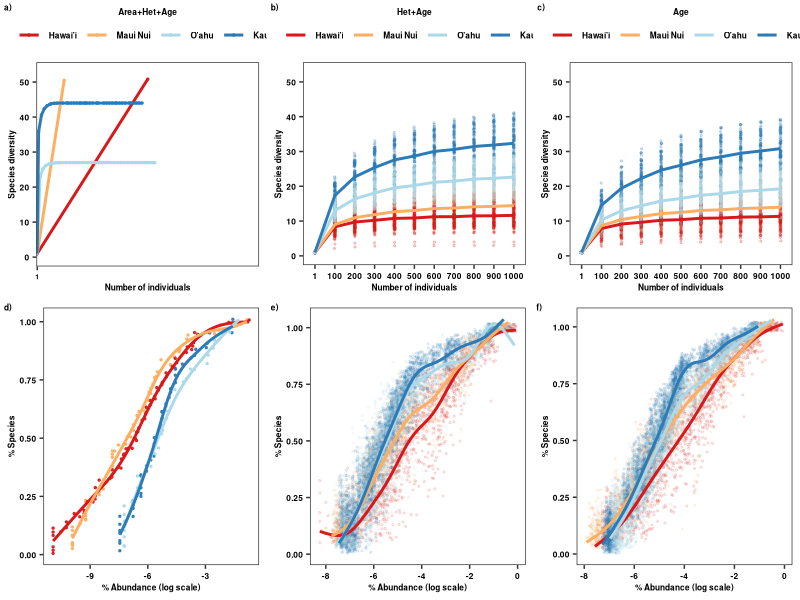
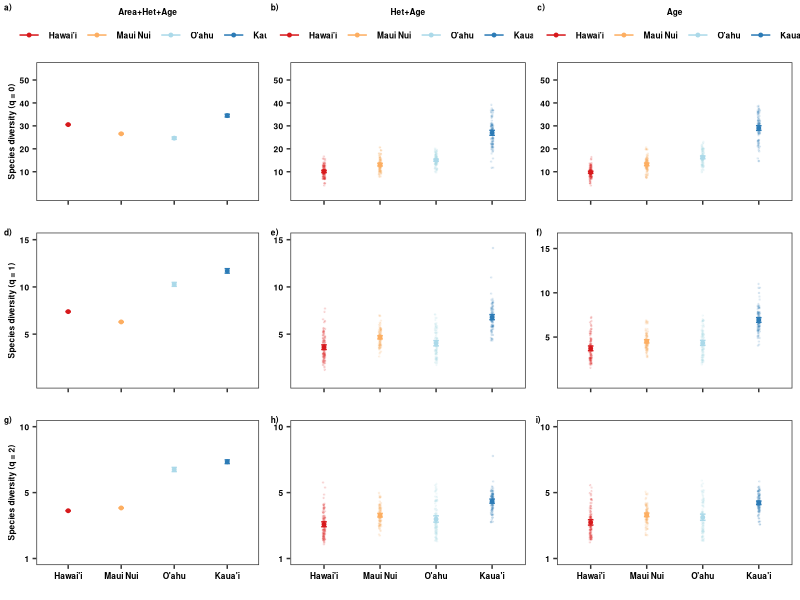

The R source for these figures, in order:
###############
# All natives #
# 7 plots #####
###############

require(tidyr)
require(dplyr)
require(ggplot2)
require(grid)
require(reshape2)
library(rms)

#colors:  scale_colour_manual(values=c("#d7191c","#fdae61","#abd9e9","#2c7bb6"))
#shapes: scale_shape_manual(values=c(15,16,17)

##################
# Scenario 1 #####
##################

SACs_1<-read.csv("Cleaned_Data/Scen1_Natives_SACs_GAMMestimates.csv")

HillN_1<-read.csv("Cleaned_Data/Scen1_Natives_HillNumbers.csv")

RAD_1<-read.csv("Cleaned_Data/Scen1_Natives_RAD_GAMMestimates.csv")


##################
# Scenario 2 #####
##################

SACs_2<-read.csv("Cleaned_Data/Scen2_Natives_SACs_GAMMestimates.csv")

HillN_2<-read.csv("Cleaned_Data/Scen2_Natives_7plots_HillN.csv")

RAD_2<-read.csv("Cleaned_Data/Scen2_Natives_RAD_GAMMestimates.csv")


##################
# Scenario 3 #####
##################

SACs_3<-read.csv("Cleaned_Data/Scen3_Natives_SACs_GAMMestimates.csv")

HillN_3<-read.csv("Cleaned_Data/Scen3_Natives_7plots_HillN.csv")

RAD_3<-read.csv("Cleaned_Data/Scen3_Natives_RAD_GAMMestimates.csv")

##################
# SACs ###########
##################

# Scenario 1

SACs_1$m<-as.factor(SACs_1$m)

SACs_1$geo_entity2<-as.character(SACs_1$geo_entity2)
SACs_1$geo_entity2<-ifelse(SACs_1$geo_entity2=="Hawai'i Island","Hawai'i",SACs_1$geo_entity2)
SACs_1$geo_entity2<-ifelse(SACs_1$geo_entity2=="Kaua'i Island","Kaua'i",SACs_1$geo_entity2)
SACs_1$geo_entity2<-ifelse(SACs_1$geo_entity2=="O'ahu Island","O'ahu",SACs_1$geo_entity2)
SACs_1$geo_entity2<-as.factor(SACs_1$geo_entity2)

SACs_1$geo_entity2<-as.factor(SACs_1$geo_entity2)
SACs_1$geo_entity2<-factor(SACs_1$geo_entity2,levels=c("Hawai'i","Maui Nui","O'ahu","Kaua'i"))

SACs_11<-ggplot(SACs_1,aes(x=m,y=qD,group=geo_entity2,color=geo_entity2))+ 
  geom_point(size=0.5)+
  scale_colour_manual(values=c("#d7191c","#fdae61","#abd9e9","#2c7bb6"))+
  scale_x_discrete(breaks=c(1,100,1000,2000, 3000, 4000, 5000, 6000, 7000, 8000, 9000,10000))+
  scale_y_continuous(limits=c(0,53),breaks=c(0,10, 20,30, 40,50))+
  geom_line(size=1)+
  ylab("Species diversity")+xlab("Number of individuals")+
  #scale_color_npg()+
  guides(colour=guide_legend(title="Area+Het+Age",title.position = "top"))+
  theme_bw()+theme(legend.position="top", axis.title.y=element_text(colour="black",face="bold",size=6),
                   axis.title.x=element_text(colour="black",face="bold",size=6),
                   axis.text.x=element_text(colour=c("black"),face="bold",size=5),
                   axis.text.y=element_text(colour=c("black"),face="bold",size=6),
                   legend.text=element_text(colour=c("black"),face="bold",size=6),
                   legend.title = element_text(colour=c("black"),face="bold",size=6),
                   legend.title.align = 0.5,
                   legend.margin =margin(t=0, r=0, b=0, l=0, unit="cm"),
                   panel.grid.major = element_blank(), panel.grid.minor = element_blank())


#Scenario 2

SACs_2$m<-as.factor(SACs_2$m)

SACs_2$geo_entity2<-as.character(SACs_2$geo_entity2)
SACs_2$geo_entity2<-ifelse(SACs_2$geo_entity2=="Hawai'i Island","Hawai'i",SACs_2$geo_entity2)
SACs_2$geo_entity2<-ifelse(SACs_2$geo_entity2=="Kaua'i Island","Kaua'i",SACs_2$geo_entity2)
SACs_2$geo_entity2<-ifelse(SACs_2$geo_entity2=="O'ahu Island","O'ahu",SACs_2$geo_entity2)
SACs_2$geo_entity2<-as.factor(SACs_2$geo_entity2)

SACs_2$geo_entity2<-as.factor(SACs_2$geo_entity2)
SACs_2$geo_entity2<-factor(SACs_2$geo_entity2,levels=c("Hawai'i","Maui Nui","O'ahu","Kaua'i"))

SACs_22<-ggplot(SACs_2,aes(x=m,y=qD,group=geo_entity2,color=geo_entity2))+ 
  geom_point(position = position_jitter(w = 0.02, h = 0),size=0.5,alpha=0.2)+
  geom_line(data=SACs_2,aes(x=m,y=qD_pred,group=geo_entity2,color=geo_entity2),size=1)+
  #geom_smooth(data=SACs_2,aes(x=m,y=qD_pred,group=geo_entity2,color=geo_entity2),size=1,se=FALSE,method="gam",formula=y~s(x))+
  scale_y_continuous(limits=c(0,53),breaks=c(0,10, 20,30, 40,50))+
  scale_colour_manual(values=c("#d7191c","#fdae61","#abd9e9","#2c7bb6"))+
  ylab("Species diversity")+xlab("Number of individuals")+
  #scale_color_npg()+
  guides(colour=guide_legend(title="Het+Age",title.position = "top"))+
  theme_bw()+theme(legend.position="top", axis.title.y=element_text(colour="black",face="bold",size=6),
                   axis.title.x=element_text(colour="black",face="bold",size=6),
                   axis.text.x=element_text(colour=c("black"),face="bold",size=6),
                   axis.text.y=element_text(colour=c("black"),face="bold",size=6),
                   legend.text=element_text(colour=c("black"),face="bold",size=6),
                   legend.title = element_text(colour=c("black"),face="bold",size=6),
                   legend.title.align = 0.5,
                   legend.margin =margin(t=0, r=0, b=0, l=0, unit="cm"),
                   panel.grid.major = element_blank(), panel.grid.minor = element_blank())


#Scenario 3

SACs_3$m<-as.factor(SACs_3$m)

SACs_3$geo_entity2<-as.character(SACs_3$geo_entity2)
SACs_3$geo_entity2<-ifelse(SACs_3$geo_entity2=="Hawai'i Island","Hawai'i",SACs_3$geo_entity2)
SACs_3$geo_entity2<-ifelse(SACs_3$geo_entity2=="Kaua'i Island","Kaua'i",SACs_3$geo_entity2)
SACs_3$geo_entity2<-ifelse(SACs_3$geo_entity2=="O'ahu Island","O'ahu",SACs_3$geo_entity2)
SACs_3$geo_entity2<-as.factor(SACs_3$geo_entity2)

SACs_3$geo_entity2<-as.factor(SACs_3$geo_entity2)
SACs_3$geo_entity2<-factor(SACs_3$geo_entity2,levels=c("Hawai'i","Maui Nui","O'ahu","Kaua'i"))


SACs_33<-ggplot(SACs_3,aes(x=m,y=qD,group=geo_entity2,color=geo_entity2))+ 
  geom_point(position = position_jitter(w = 0.02, h = 0),size=0.5,alpha=0.2)+
  geom_line(data=SACs_3,aes(x=m,y=qD_pred,group=geo_entity2,color=geo_entity2),size=1)+
  #geom_smooth(data=SACs_2,aes(x=m,y=qD_pred,group=geo_entity2,color=geo_entity2),size=1,se=FALSE,method="gam",formula=y~s(x))+
  scale_y_continuous(limits=c(0,53),breaks=c(0,10, 20,30, 40,50))+
  scale_colour_manual(values=c("#d7191c","#fdae61","#abd9e9","#2c7bb6"))+
  ylab("Species diversity")+xlab("Number of individuals")+
  #scale_color_npg()+
  guides(colour=guide_legend(title="Age",title.position = "top"))+
  theme_bw()+theme(legend.position="top", axis.title.y=element_text(colour="black",face="bold",size=6),
                   axis.title.x=element_text(colour="black",face="bold",size=6),
                   axis.text.x=element_text(colour=c("black"),face="bold",size=6),
                   axis.text.y=element_text(colour=c("black"),face="bold",size=6),
                   legend.text=element_text(colour=c("black"),face="bold",size=6),
                   legend.title = element_text(colour=c("black"),face="bold",size=6),
                   legend.title.align = 0.5,
                   legend.margin =margin(t=0, r=0, b=0, l=0, unit="cm"),
                   panel.grid.major = element_blank(), panel.grid.minor = element_blank())

##################
# RADs ###########
##################

##############
#Scenario 1  #
##############

RAD_1$geo_entity2<-as.character(RAD_1$geo_entity2)
RAD_1$geo_entity2<-ifelse(RAD_1$geo_entity2=="Hawai'i Island","Hawai'i",RAD_1$geo_entity2)
RAD_1$geo_entity2<-ifelse(RAD_1$geo_entity2=="Kaua'i Island","Kaua'i",RAD_1$geo_entity2)
RAD_1$geo_entity2<-ifelse(RAD_1$geo_entity2=="O'ahu Island","O'ahu",RAD_1$geo_entity2)
RAD_1$geo_entity2<-as.factor(RAD_1$geo_entity2)

RAD_1$geo_entity2<-as.factor(RAD_1$geo_entity2)
RAD_1$geo_entity2<-factor(RAD_1$geo_entity2,levels=c("Hawai'i","Maui Nui","O'ahu","Kaua'i"))


raDs_1<-ggplot(RAD_1,aes(y=Rank_N,x=log(RelAbund),group=geo_entity2,color=geo_entity2))+ 
  geom_point(position = position_jitter(w = 0, h = 0.02),size=0.5,alpha=0.9)+
  geom_smooth(data=RAD_1, aes(y=RankN_pred,x=log(RelAbund), group=geo_entity2, color=geo_entity2),method="gam", formula=y~s(x),size=1,se=FALSE)+
  scale_colour_manual(values=c("#d7191c","#fdae61","#abd9e9","#2c7bb6"))+
  ylab("% Species")+xlab("% Abundance (log scale)")+
  #scale_color_npg()+
  guides(colour=guide_legend(title=""))+
  theme_bw()+theme(axis.title.x=element_text(colour="black",face="bold",size=6),
                   axis.title.y=element_text(colour="black",face="bold",size=6),
                   axis.text.x=element_text(colour=c("black"),face="bold",size=6),
                   axis.text.y=element_text(colour=c("black"),face="bold",size=6),
                   legend.text=element_text(colour="black",face="bold",size=6),
                   legend.title.align = 0,
                   legend.position=c("none"),
                   legend.title=element_text(colour="black",face="bold",size=6),
                   legend.key.size = unit(2.5, 'lines'),
                   panel.grid.major = element_blank(), panel.grid.minor = element_blank())


#Scenario 2

RAD_2$geo_entity2<-as.character(RAD_2$geo_entity2)
RAD_2$geo_entity2<-ifelse(RAD_2$geo_entity2=="Hawai'i Island","Hawai'i",RAD_2$geo_entity2)
RAD_2$geo_entity2<-ifelse(RAD_2$geo_entity2=="Kaua'i Island","Kaua'i",RAD_2$geo_entity2)
RAD_2$geo_entity2<-ifelse(RAD_2$geo_entity2=="O'ahu Island","O'ahu",RAD_2$geo_entity2)
RAD_2$geo_entity2<-as.factor(RAD_2$geo_entity2)

RAD_2$geo_entity2<-as.factor(RAD_2$geo_entity2)
RAD_2$geo_entity2<-factor(RAD_2$geo_entity2,levels=c("Hawai'i","Maui Nui","O'ahu","Kaua'i"))


raDs_2<-ggplot(RAD_2,aes(y=Rank_N,x=log(RelAbund),group=geo_entity2,color=geo_entity2))+ 
  geom_point(position = position_jitter(w = 0, h = 0.02),size=0.5,alpha=0.1)+
  geom_smooth(data=RAD_2, aes(y=RankN_pred,x=log(RelAbund), group=geo_entity2, color=geo_entity2),method="gam", formula=y~s(x),size=1,se=FALSE)+
  scale_colour_manual(values=c("#d7191c","#fdae61","#abd9e9","#2c7bb6"))+
  ylab("% Species")+xlab("% Abundance (log scale)")+
  #scale_color_npg()+
  guides(colour=guide_legend(title=""))+
  theme_bw()+theme(axis.title.x=element_text(colour="black",face="bold",size=6),
                   axis.title.y=element_text(colour="black",face="bold",size=6),
                   axis.text.x=element_text(colour=c("black"),face="bold",size=6),
                   axis.text.y=element_text(colour=c("black"),face="bold",size=6),
                   legend.text=element_text(colour="black",face="bold",size=6),
                   legend.title.align = 0,
                   legend.position=c("none"),
                   legend.title=element_text(colour="black",face="bold",size=6),
                   legend.key.size = unit(2.5, 'lines'),
                   panel.grid.major = element_blank(), panel.grid.minor = element_blank())


#Scenario 3

RAD_3$geo_entity2<-as.character(RAD_3$geo_entity2)
RAD_3$geo_entity2<-ifelse(RAD_3$geo_entity2=="Hawai'i Island","Hawai'i",RAD_3$geo_entity2)
RAD_3$geo_entity2<-ifelse(RAD_3$geo_entity2=="Kaua'i Island","Kaua'i",RAD_3$geo_entity2)
RAD_3$geo_entity2<-ifelse(RAD_3$geo_entity2=="O'ahu Island","O'ahu",RAD_3$geo_entity2)
RAD_3$geo_entity2<-as.factor(RAD_3$geo_entity2)

RAD_3$geo_entity2<-as.factor(RAD_3$geo_entity2)
RAD_3$geo_entity2<-factor(RAD_3$geo_entity2,levels=c("Hawai'i","Maui Nui","O'ahu","Kaua'i"))

raDs_3<-ggplot(RAD_3,aes(y=Rank_N,x=log(RelAbund),group=geo_entity2,color=geo_entity2))+ 
  geom_point(position = position_jitter(w = 0, h = 0.02),size=0.5,alpha=0.1)+
  geom_smooth(data=RAD_3, aes(y=RankN_pred,x=log(RelAbund), group=geo_entity2, color=geo_entity2),method="gam", formula=y~s(x),size=1,se=FALSE)+
  scale_colour_manual(values=c("#d7191c","#fdae61","#abd9e9","#2c7bb6"))+
  ylab("% Species")+xlab("% Abundance (log scale)")+
  #scale_color_npg()+
  guides(colour=guide_legend(title=""))+
  theme_bw()+theme(axis.title.x=element_text(colour="black",face="bold",size=6),
                   axis.title.y=element_text(colour="black",face="bold",size=6),
                   axis.text.x=element_text(colour=c("black"),face="bold",size=6),
                   axis.text.y=element_text(colour=c("black"),face="bold",size=6),
                   legend.text=element_text(colour="black",face="bold",size=6),
                   legend.title.align = 0,
                   legend.position=c("none"),
                   legend.title=element_text(colour="black",face="bold",size=6),
                   legend.key.size = unit(2.5, 'lines'),
                   panel.grid.major = element_blank(), panel.grid.minor = element_blank())

############
# merge ####
############

require(cowplot)

# just SACs & RADs

togg2<-plot_grid(SACs_11,SACs_22,SACs_33,raDs_1,raDs_2,raDs_3,
                 labels=c("a)","b)","c)","d)","e)","f)"),label_size = 6,
                 ncol=3)

png(filename="Figures/SACs_RADs_Natives_7plots_Fig2.png", 
    units="in", 
    width=8, 
    height=6, 
    pointsize=2, 
    res=400)

togg2

dev.off()

#############
# Hill N ####
#############

HillN_1$Scenario<-"I"
HillN_1$iteration<-1

HillN_2$Scenario<-"II"

HillN_3$Scenario<-"III"

HillNN<-rbind.data.frame(HillN_1, HillN_2, HillN_3)

HillNN$geo_entity2<-as.character(HillNN$geo_entity2)
HillNN$geo_entity2<-ifelse(HillNN$geo_entity2=="O'ahu Island (incl. Mokoli'i Islet)","O'ahu",HillNN$geo_entity2)
HillNN$geo_entity2<-ifelse(HillNN$geo_entity2=="O'ahu Island","O'ahu",HillNN$geo_entity2)
HillNN$geo_entity2<-ifelse(HillNN$geo_entity2=="Hawai'i Island","Hawai'i",HillNN$geo_entity2)
HillNN$geo_entity2<-ifelse(HillNN$geo_entity2=="Kaua'i Island","Kaua'i",HillNN$geo_entity2)

HillNN$geo_entity2<-as.factor(HillNN$geo_entity2)
HillNN$geo_entity2<-factor(HillNN$geo_entity2,levels=c("Hawai'i","Maui Nui","O'ahu","Kaua'i"))

HillNN$order<-as.factor(HillNN$order)

HillNN$geo_order<-paste(HillNN$geo_entity2,HillNN$order,sep="_")

HillNN$geo_order<-factor(HillNN$geo_order,levels=c("Hawai'i_0","Hawai'i_1","Hawai'i_2","Maui Nui_0","Maui Nui_1","Maui Nui_2",
                                                   "O'ahu_0","O'ahu_1","O'ahu_2","Kaua'i_0","Kaua'i_1","Kaua'i_2"))

###########################################
# summarize data (except for Scenario 1)   #
###########################################

HillNN_minus<-filter(HillNN,Scenario!="I")

HillNN_minus<- HillNN_minus %>%
  group_by(geo_entity2,Scenario, order) %>%
  do(data.frame(rbind(smean.cl.boot(.$qD, B=1000))))

colnames(HillNN_minus)[4]<-"qD"
colnames(HillNN_minus)[5]<-"qD.LCL"
colnames(HillNN_minus)[6]<-"qD.UCL"

Hill_Sc1<-filter(HillNN,Scenario=="I")
Hill_Sc1<-select(Hill_Sc1, geo_entity2, Scenario, order, qD, qD.LCL, qD.UCL)

HillNN_f<-rbind.data.frame(HillNN_minus,Hill_Sc1)

HillNN_f$geo_order<-paste(HillNN_f$geo_entity2,HillNN_f$order,sep="_")

HillNN_f$geo_order<-as.factor(HillNN_f$geo_order)

HillNN_f$geo_order<-factor(HillNN_f$geo_order,levels=c("Hawai'i_0","Hawai'i_1","Hawai'i_2","Maui Nui_0","Maui Nui_1","Maui Nui_2",
                                                       "O'ahu_0","O'ahu_1","O'ahu_2","Kaua'i_0","Kaua'i_1","Kaua'i_2"))


HillNN_f$geo_entity2<-factor(HillNN_f$geo_entity2,levels=c("Hawai'i","Maui Nui","O'ahu","Kaua'i"))

HillNN_f<-ungroup(HillNN_f)

##############################
# order x island x scenario  #
##############################

HillNN_f$Scenario<-as.character(HillNN_f$Scenario)
HillNN_f$Scenario<-ifelse(HillNN_f$Scenario=="I","Area+Het+Age",HillNN_f$Scenario)
HillNN_f$Scenario<-ifelse(HillNN_f$Scenario=="II","Het+Age",HillNN_f$Scenario)
HillNN_f$Scenario<-ifelse(HillNN_f$Scenario=="III","Age",HillNN_f$Scenario)
HillNN_f$Scenario<-as.factor(HillNN_f$Scenario)

HillNN_f$Scenario<-factor(HillNN_f$Scenario,levels=c("Area+Het+Age","Het+Age","Age"))

HillNN_f<- HillNN_f%>%
  unite( "Scen_Order", c("Scenario","order"),remove=FALSE)

HillNN$Scenario<-as.character(HillNN$Scenario)
HillNN$Scenario<-ifelse(HillNN$Scenario=="I","Area+Het+Age",HillNN$Scenario)
HillNN$Scenario<-ifelse(HillNN$Scenario=="II","Het+Age",HillNN$Scenario)
HillNN$Scenario<-ifelse(HillNN$Scenario=="III","Age",HillNN$Scenario)
HillNN$Scenario<-as.factor(HillNN$Scenario)

HillNN$Scenario<-factor(HillNN$Scenario,levels=c("Area+Het+Age","Het+Age","Age"))

HillNN<- HillNN%>%
         unite( "Scen_Order", c("Scenario","order"),remove=FALSE)


# Scen1 + order 0

H_Sc1_Or0<-filter(HillNN, Scen_Order=="Area+Het+Age_0")

H_f_Sc1_Or0<-filter(HillNN_f, Scen_Order=="Area+Het+Age_0")

Hill_Sc1_Or0<-ggplot(H_Sc1_Or0, aes(x=geo_entity2,y=qD,group=geo_entity2,color=geo_entity2))+
  geom_point(data=H_Sc1_Or0, aes(x=geo_entity2,y=qD,color=geo_entity2),position = position_jitter(w = 0.02, h = 0),size=0.25,alpha=0.1)+
  
  geom_point(data=H_f_Sc1_Or0, aes(x=geo_entity2,y=qD,group=geo_entity2, colour=geo_entity2),size=1)+
  geom_errorbar(data=H_f_Sc1_Or0,aes(ymin=qD.LCL,ymax=qD.UCL,group=geo_entity2, colour=geo_entity2),width=0.1)+
  
  #scale_color_d3(palette="category20c")+
  scale_colour_manual(values=c("#d7191c","#fdae61","#abd9e9","#2c7bb6"))+
  scale_y_continuous(limits=c(0, 55),breaks=c(10,20,30,40,50,60),labels=c("10","20","30","40","50","60"))+
  # scale_shape_manual(values=c(17,15,16))+
  #facet_grid(order~Scenario,scales="free_y")+
  labs(x="",y="Species diversity (q = 0)")+
  guides(colour=guide_legend(title="Area+Het+Age",title.position = "top", hjust=0.5))+
  theme_bw()+theme(plot.title = element_text(colour="black",face="bold",size=7,hjust=0.5,vjust=0),
                  axis.title.x=element_text(colour="black",face="bold",size=6),
                   axis.title.y=element_text(colour="black",face="bold",size=6),
                   axis.text.x=element_blank(),
                   axis.text.y=element_text(colour=c("black"),face="bold",size=6),
                   strip.background = element_rect(fill="transparent",colour="black"),
                   strip.text=element_text(face="bold",size=6),
                   legend.text=element_text(colour=c("black"),face="bold",size=6),
                   legend.title = element_text(colour=c("black"),face="bold",size=6),
                   legend.title.align = 0.5,
                  legend.margin=margin(t=0.00, r=0, b=0, l=0, unit="cm"),
                   legend.position=c("top"),
                   #legend.margin =margin(t=0, r=0, b=0, l=0, unit="cm"),
                   panel.grid.major = element_blank(), panel.grid.minor = element_blank())

# Scen2 + order 0

H_Sc2_Or0<-filter(HillNN, Scen_Order=="Het+Age_0")

H_f_Sc2_Or0<-filter(HillNN_f, Scen_Order=="Het+Age_0")

Hill_Sc2_Or0<-ggplot(H_Sc2_Or0, aes(x=geo_entity2,y=qD,group=geo_entity2,color=geo_entity2))+
  geom_point(data=H_Sc2_Or0, aes(x=geo_entity2,y=qD,color=geo_entity2),position = position_jitter(w = 0.02, h = 0),size=0.25,alpha=0.1)+
  
  geom_point(data=H_f_Sc2_Or0, aes(x=geo_entity2,y=qD,group=geo_entity2, colour=geo_entity2),size=1)+
  geom_errorbar(data=H_f_Sc2_Or0,aes(ymin=qD.LCL,ymax=qD.UCL,group=geo_entity2, colour=geo_entity2),width=0.1)+
  
  #scale_color_d3(palette="category20c")+
  scale_colour_manual(values=c("#d7191c","#fdae61","#abd9e9","#2c7bb6"))+
  scale_y_continuous(limits=c(0, 55),breaks=c(10,20,30,40,50,60),labels=c("10","20","30","40","50","60"))+
  # scale_shape_manual(values=c(17,15,16))+
  #facet_grid(order~Scenario,scales="free_y")+
  labs(x="",y="Species diversity")+
  guides(colour=guide_legend(title="Het+Age",title.position = "top", hjust=0.5))+
  theme_bw()+theme(plot.title = element_text(colour="black",face="bold",size=7,hjust=0.5,vjust=0),
                   axis.title.x=element_text(colour="black",face="bold",size=6),
                   axis.title.y=element_blank(),
                   axis.text.x=element_blank(),
                   axis.text.y=element_text(colour=c("black"),face="bold",size=6),
                   strip.background = element_rect(fill="transparent",colour="black"),
                   strip.text=element_text(face="bold",size=6),
                   legend.text=element_text(colour=c("black"),face="bold",size=6),
                   legend.title = element_text(colour=c("black"),face="bold",size=6),
                   legend.title.align = 0.5,
                   legend.margin=margin(t=0.00, r=0, b=0, l=0, unit="cm"),
                   legend.position=c("top"),
                   #legend.margin =margin(t=0, r=0, b=0, l=0, unit="cm"),
                   panel.grid.major = element_blank(), panel.grid.minor = element_blank())


# Scen3 + order 0

H_Sc3_Or0<-filter(HillNN, Scen_Order=="Age_0")

H_f_Sc3_Or0<-filter(HillNN_f, Scen_Order=="Age_0")

Hill_Sc3_Or0<-ggplot(H_Sc3_Or0, aes(x=geo_entity2,y=qD,group=geo_entity2,color=geo_entity2))+
  geom_point(data=H_Sc3_Or0, aes(x=geo_entity2,y=qD,color=geo_entity2),position = position_jitter(w = 0.02, h = 0),size=0.25,alpha=0.1)+
  
  geom_point(data=H_f_Sc3_Or0, aes(x=geo_entity2,y=qD,group=geo_entity2, colour=geo_entity2),size=1)+
  geom_errorbar(data=H_f_Sc3_Or0,aes(ymin=qD.LCL,ymax=qD.UCL,group=geo_entity2, colour=geo_entity2),width=0.1)+
  
  #scale_color_d3(palette="category20c")+
  scale_colour_manual(values=c("#d7191c","#fdae61","#abd9e9","#2c7bb6"))+
  scale_y_continuous(limits=c(0, 55),breaks=c(10,20,30,40,50,60),labels=c("10","20","30","40","50","60"))+
  # scale_shape_manual(values=c(17,15,16))+
  #facet_grid(order~Scenario,scales="free_y")+
  labs(x="",y="Species diversity")+
  guides(colour=guide_legend(title="Age",title.position = "top", hjust=0.5))+
  theme_bw()+theme(plot.title = element_text(colour="black",face="bold",size=7,hjust=0.5,vjust=0),
                   axis.title.x=element_text(colour="black",face="bold",size=6),
                   axis.title.y=element_blank(),
                   axis.text.x=element_blank(),
                   axis.text.y=element_text(colour=c("black"),face="bold",size=6),
                   strip.background = element_rect(fill="transparent",colour="black"),
                   strip.text=element_text(face="bold",size=6),
                   legend.text=element_text(colour=c("black"),face="bold",size=6),
                   legend.title = element_text(colour=c("black"),face="bold",size=6),
                   legend.title.align = 0.5,
                   legend.margin=margin(t=0.00, r=0, b=0, l=0, unit="cm"),
                   legend.position=c("top"),
                   #legend.margin =margin(t=0, r=0, b=0, l=0, unit="cm"),
                   panel.grid.major = element_blank(), panel.grid.minor = element_blank())

# Scen1 + order 1

H_Sc1_Or1<-filter(HillNN, Scen_Order=="Area+Het+Age_1")

H_f_Sc1_Or1<-filter(HillNN_f, Scen_Order=="Area+Het+Age_1")

Hill_Sc1_Or1<-ggplot(H_Sc1_Or1, aes(x=geo_entity2,y=qD,group=geo_entity2,color=geo_entity2))+
  geom_point(data=H_Sc1_Or1, aes(x=geo_entity2,y=qD,color=geo_entity2),position = position_jitter(w = 0.02, h = 0),size=0.25,alpha=0.1)+
  
  geom_point(data=H_f_Sc1_Or1, aes(x=geo_entity2,y=qD,group=geo_entity2, colour=geo_entity2),size=1)+
  geom_errorbar(data=H_f_Sc1_Or1,aes(ymin=qD.LCL,ymax=qD.UCL,group=geo_entity2, colour=geo_entity2),width=0.1)+
  
  #scale_color_d3(palette="category20c")+
  scale_colour_manual(values=c("#d7191c","#fdae61","#abd9e9","#2c7bb6"))+
  scale_y_continuous(limits=c(0, 15),breaks=c(5,10,15),labels=c("5","10","15"))+
  # scale_shape_manual(values=c(17,15,16))+
  #facet_grid(order~Scenario,scales="free_y")+
  labs(x="",y="Species diversity (q = 1)")+
  guides(colour=guide_legend(title="",title.position = "top", hjust=0.5))+
  theme_bw()+theme(axis.title.x=element_text(colour="black",face="bold",size=6),
                   axis.title.y=element_text(colour="black",face="bold",size=6),
                   axis.text.x=element_blank(),
                   axis.text.y=element_text(colour=c("black"),face="bold",size=6),
                   strip.background = element_rect(fill="transparent",colour="black"),
                   strip.text=element_text(face="bold",size=6),
                   legend.text=element_text(colour=c("black"),face="bold",size=6),
                   legend.title = element_text(colour=c("black"),face="bold",size=6),
                   legend.title.align = 0.5,
                   legend.margin=margin(t=0.05, r=0, b=0, l=0, unit="cm"),
                   legend.position=c("none"),
                   #legend.margin =margin(t=0, r=0, b=0, l=0, unit="cm"),
                   panel.grid.major = element_blank(), panel.grid.minor = element_blank())

# Scen2 + order 1

H_Sc2_Or1<-filter(HillNN, Scen_Order=="Het+Age_1")

H_f_Sc2_Or1<-filter(HillNN_f, Scen_Order=="Het+Age_1")

Hill_Sc2_Or1<-ggplot(H_Sc2_Or1, aes(x=geo_entity2,y=qD,group=geo_entity2,color=geo_entity2))+
  geom_point(data=H_Sc2_Or1, aes(x=geo_entity2,y=qD,color=geo_entity2),position = position_jitter(w = 0.02, h = 0),size=0.25,alpha=0.1)+
  
  geom_point(data=H_f_Sc2_Or1, aes(x=geo_entity2,y=qD,group=geo_entity2, colour=geo_entity2),size=1)+
  geom_errorbar(data=H_f_Sc2_Or1,aes(ymin=qD.LCL,ymax=qD.UCL,group=geo_entity2, colour=geo_entity2),width=0.1)+
  
  #scale_color_d3(palette="category20c")+
  scale_colour_manual(values=c("#d7191c","#fdae61","#abd9e9","#2c7bb6"))+
  scale_y_continuous(limits=c(0, 15),breaks=c(5,10,15),labels=c("5","10","15"))+
  # scale_shape_manual(values=c(17,15,16))+
  #facet_grid(order~Scenario,scales="free_y")+
  labs(x="",y="Species diversity")+
  guides(colour=guide_legend(title="",title.position = "top", hjust=0.5))+
  theme_bw()+theme(axis.title.x=element_text(colour="black",face="bold",size=6),
                   axis.title.y=element_blank(),
                   axis.text.x=element_blank(),
                   axis.text.y=element_text(colour=c("black"),face="bold",size=6),
                   strip.background = element_rect(fill="transparent",colour="black"),
                   strip.text=element_text(face="bold",size=6),
                   legend.text=element_text(colour=c("black"),face="bold",size=6),
                   legend.title = element_text(colour=c("black"),face="bold",size=6),
                   legend.title.align = 0.5,
                   legend.margin=margin(t=0.05, r=0, b=0, l=0, unit="cm"),
                   legend.position=c("none"),
                   #legend.margin =margin(t=0, r=0, b=0, l=0, unit="cm"),
                   panel.grid.major = element_blank(), panel.grid.minor = element_blank())


# Scen3 + order 1

H_Sc3_Or1<-filter(HillNN, Scen_Order=="Age_1")

H_f_Sc3_Or1<-filter(HillNN_f, Scen_Order=="Age_1")

Hill_Sc3_Or1<-ggplot(H_Sc3_Or1, aes(x=geo_entity2,y=qD,group=geo_entity2,color=geo_entity2))+
  geom_point(data=H_Sc3_Or1, aes(x=geo_entity2,y=qD,color=geo_entity2),position = position_jitter(w = 0.02, h = 0),size=0.25,alpha=0.1)+
  
  geom_point(data=H_f_Sc3_Or1, aes(x=geo_entity2,y=qD,group=geo_entity2, colour=geo_entity2),size=1)+
  geom_errorbar(data=H_f_Sc3_Or1,aes(ymin=qD.LCL,ymax=qD.UCL,group=geo_entity2, colour=geo_entity2),width=0.1)+
  
  #scale_color_d3(palette="category20c")+
  scale_colour_manual(values=c("#d7191c","#fdae61","#abd9e9","#2c7bb6"))+
  scale_y_continuous(limits=c(0, 16),breaks=c(5,10,15),labels=c("5","10","15"))+
  # scale_shape_manual(values=c(17,15,16))+
  #facet_grid(order~Scenario,scales="free_y")+
  labs(x="",y="Species diversity")+
  guides(colour=guide_legend(title="",title.position = "top", hjust=0.5))+
  theme_bw()+theme(axis.title.x=element_text(colour="black",face="bold",size=6),
                   axis.title.y=element_blank(),
                   axis.text.x=element_blank(),
                   axis.text.y=element_text(colour=c("black"),face="bold",size=6),
                   strip.background = element_rect(fill="transparent",colour="black"),
                   strip.text=element_text(face="bold",size=6),
                   legend.text=element_text(colour=c("black"),face="bold",size=6),
                   legend.title = element_text(colour=c("black"),face="bold",size=6),
                   legend.title.align = 0.5,
                   legend.margin=margin(t=0.05, r=0, b=0, l=0, unit="cm"),
                   legend.position=c("none"),
                   #legend.margin =margin(t=0, r=0, b=0, l=0, unit="cm"),
                   panel.grid.major = element_blank(), panel.grid.minor = element_blank())

# Scen1 + order 2

H_Sc1_Or2<-filter(HillNN, Scen_Order=="Area+Het+Age_2")

H_f_Sc1_Or2<-filter(HillNN_f, Scen_Order=="Area+Het+Age_2")

Hill_Sc1_Or2<-ggplot(H_Sc1_Or2, aes(x=geo_entity2,y=qD,group=geo_entity2,color=geo_entity2))+
  geom_point(data=H_Sc1_Or2, aes(x=geo_entity2,y=qD,color=geo_entity2),position = position_jitter(w = 0.02, h = 0),size=0.25,alpha=0.1)+
  
  geom_point(data=H_f_Sc1_Or2, aes(x=geo_entity2,y=qD,group=geo_entity2, colour=geo_entity2),size=1)+
  geom_errorbar(data=H_f_Sc1_Or2,aes(ymin=qD.LCL,ymax=qD.UCL,group=geo_entity2, colour=geo_entity2),width=0.1)+
  
  #scale_color_d3(palette="category20c")+
  scale_colour_manual(values=c("#d7191c","#fdae61","#abd9e9","#2c7bb6"))+
  scale_y_continuous(limits=c(0, 10),breaks=c(0,5,10),labels=c("1","5","10"))+
  # scale_shape_manual(values=c(17,15,16))+
  #facet_grid(order~Scenario,scales="free_y")+
  labs(x="",y="Species diversity (q = 2)")+
  guides(colour=guide_legend(title="",title.position = "top", hjust=0.5))+
  theme_bw()+theme(axis.title.x=element_text(colour="black",face="bold",size=6),
                   axis.title.y=element_text(colour="black",face="bold",size=6),
                   axis.text.x=element_text(colour="black",face="bold",size=6),
                   axis.text.y=element_text(colour=c("black"),face="bold",size=6),
                   strip.background = element_rect(fill="transparent",colour="black"),
                   strip.text=element_text(face="bold",size=6),
                   legend.text=element_text(colour=c("black"),face="bold",size=6),
                   legend.title = element_text(colour=c("black"),face="bold",size=6),
                   legend.title.align = 0.5,
                   legend.margin=margin(t=0.05, r=0, b=0, l=0, unit="cm"),
                   legend.position=c("none"),
                   #legend.margin =margin(t=0, r=0, b=0, l=0, unit="cm"),
                   panel.grid.major = element_blank(), panel.grid.minor = element_blank())

# Scen2 + order 2

H_Sc2_Or2<-filter(HillNN, Scen_Order=="Het+Age_2")

H_f_Sc2_Or2<-filter(HillNN_f, Scen_Order=="Het+Age_2")

Hill_Sc2_Or2<-ggplot(H_Sc2_Or2, aes(x=geo_entity2,y=qD,group=geo_entity2,color=geo_entity2))+
  geom_point(data=H_Sc2_Or2, aes(x=geo_entity2,y=qD,color=geo_entity2),position = position_jitter(w = 0.02, h = 0),size=0.25,alpha=0.1)+
  
  geom_point(data=H_f_Sc2_Or2, aes(x=geo_entity2,y=qD,group=geo_entity2, colour=geo_entity2),size=1)+
  geom_errorbar(data=H_f_Sc2_Or2,aes(ymin=qD.LCL,ymax=qD.UCL,group=geo_entity2, colour=geo_entity2),width=0.1)+
  
  #scale_color_d3(palette="category20c")+
  scale_colour_manual(values=c("#d7191c","#fdae61","#abd9e9","#2c7bb6"))+
  scale_y_continuous(limits=c(0, 10),breaks=c(0,5,10),labels=c("1","5","10"))+
  # scale_shape_manual(values=c(17,15,16))+
  #facet_grid(order~Scenario,scales="free_y")+
  labs(x="",y="Species diversity")+
  guides(colour=guide_legend(title="",title.position = "top", hjust=0.5))+
  theme_bw()+theme(axis.title.x=element_text(colour="black",face="bold",size=6),
                   axis.title.y=element_blank(),
                   axis.text.x=element_text(colour="black",face="bold",size=6),
                   axis.text.y=element_text(colour=c("black"),face="bold",size=6),
                   strip.background = element_rect(fill="transparent",colour="black"),
                   strip.text=element_text(face="bold",size=6),
                   legend.text=element_text(colour=c("black"),face="bold",size=6),
                   legend.title = element_text(colour=c("black"),face="bold",size=6),
                   legend.title.align = 0.5,
                   legend.margin=margin(t=0.05, r=0, b=0, l=0, unit="cm"),
                   legend.position=c("none"),
                   #legend.margin =margin(t=0, r=0, b=0, l=0, unit="cm"),
                   panel.grid.major = element_blank(), panel.grid.minor = element_blank())

# Scen3 + order 2

H_Sc3_Or2<-filter(HillNN, Scen_Order=="Age_2")

H_f_Sc3_Or2<-filter(HillNN_f, Scen_Order=="Age_2")

Hill_Sc3_Or2<-ggplot(H_Sc3_Or2, aes(x=geo_entity2,y=qD,group=geo_entity2,color=geo_entity2))+
  geom_point(data=H_Sc3_Or2, aes(x=geo_entity2,y=qD,color=geo_entity2),position = position_jitter(w = 0.02, h = 0),size=0.25,alpha=0.1)+
  
  geom_point(data=H_f_Sc3_Or2, aes(x=geo_entity2,y=qD,group=geo_entity2, colour=geo_entity2),size=1)+
  geom_errorbar(data=H_f_Sc3_Or2,aes(ymin=qD.LCL,ymax=qD.UCL,group=geo_entity2, colour=geo_entity2),width=0.1)+
  
  #scale_color_d3(palette="category20c")+
  scale_colour_manual(values=c("#d7191c","#fdae61","#abd9e9","#2c7bb6"))+
  scale_y_continuous(limits=c(0, 10),breaks=c(0,5,10),labels=c("1","5","10"))+
  # scale_shape_manual(values=c(17,15,16))+
  #facet_grid(order~Scenario,scales="free_y")+
  labs(x="",y="Species diversity")+
  guides(colour=guide_legend(title="",title.position = "top", hjust=0.5))+
  theme_bw()+theme(axis.title.x=element_text(colour="black",face="bold",size=6),
                   axis.title.y=element_blank(),
                   axis.text.x=element_text(colour="black",face="bold",size=6),
                   axis.text.y=element_text(colour=c("black"),face="bold",size=6),
                   strip.background = element_rect(fill="transparent",colour="black"),
                   strip.text=element_text(face="bold",size=6),
                   legend.text=element_text(colour=c("black"),face="bold",size=6),
                   legend.title = element_text(colour=c("black"),face="bold",size=6),
                   legend.title.align = 0.5,
                   legend.margin=margin(t=0.05, r=0, b=0, l=0, unit="cm"),
                   legend.position=c("none"),
                   #legend.margin =margin(t=0, r=0, b=0, l=0, unit="cm"),
                   panel.grid.major = element_blank(), panel.grid.minor = element_blank())

#################
# put together ##
#################

require(cowplot)

hill_tog<-plot_grid(Hill_Sc1_Or0, Hill_Sc2_Or0, Hill_Sc3_Or0, Hill_Sc1_Or1, Hill_Sc2_Or1, Hill_Sc3_Or1,Hill_Sc1_Or2, Hill_Sc2_Or2, Hill_Sc3_Or2,
                    labels=c("a)","b)","c)","d)","e)","f)","g)","h)","i)"),label_size = 6, ncol=3,rel_heights = c(1.2,1,1))

png(filename="Figures/HillN_Natives_7plots_Fig3.png", 
    units="in", 
    width=7, 
    height=7, 
    pointsize=2, 
    res=500)

hill_tog

dev.off()
